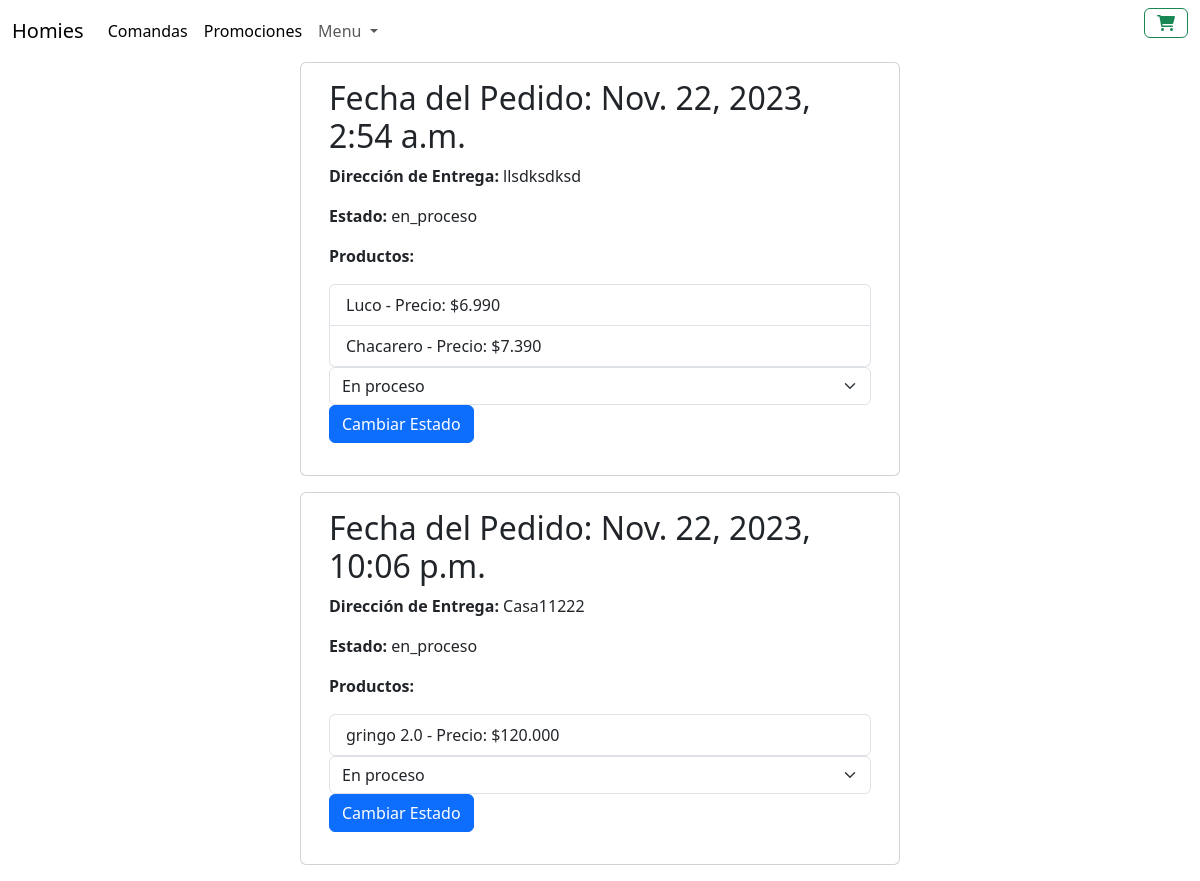
/pedido/, run on an earlier commit of the app's database.
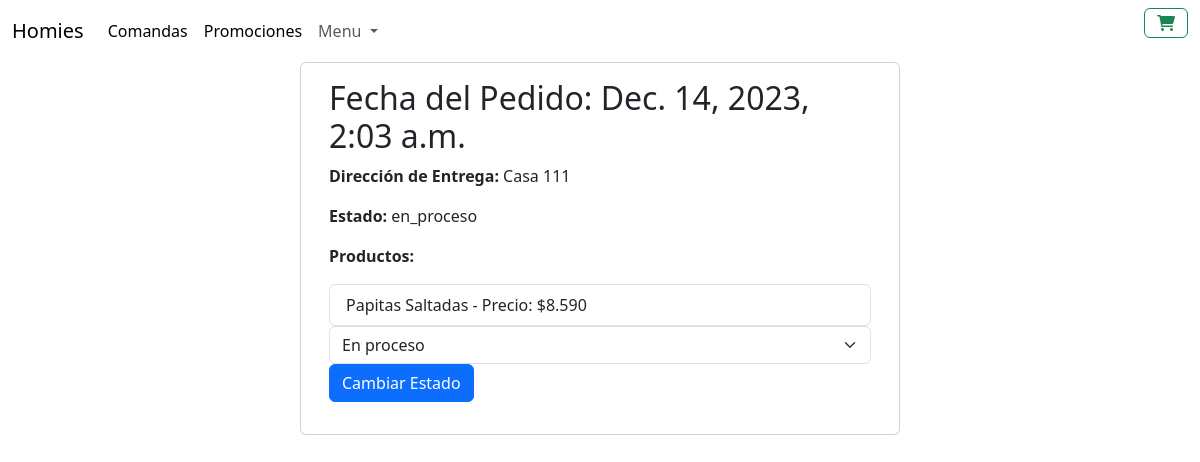
And on a later commit of the database.
### app/models.py (models this page shows, shortened)
class Pedido(models.Model):
    ESTADOS_PEDIDO = [
        ('en_proceso', 'En proceso'),
        ('enviado', 'Enviado'),
        ('entregado', 'Entregado'),
    ]
    productos = models.ManyToManyField(Producto)
    fecha_pedido = models.DateTimeField(auto_now_add=True)
    direccion_entrega = models.CharField(max_length=255)
    estado = models.CharField(max_length=20, choices=ESTADOS_PEDIDO, default='en_proceso')

class Producto(models.Model):
    nombre = models.CharField(max_length=200)
    descripcion = models.TextField()
    precio = models.DecimalField(max_digits=6, decimal_places=3)
    stock = models.IntegerField()
    fecha_creacion = models.DateTimeField(auto_now_add=True)
    categoria = models.ForeignKey(Categoria, on_delete=models.CASCADE)
    imagen = models.ImageField(upload_to="productos", null=True)
    cantidad = models.IntegerField(default=0)
    comentario = models.CharField(max_length=100,default="")
    SIMPLE = 'Simple'
    DOBLE = 'Doble'
    OPCIONES_HAMBURGUESA = [
        (SIMPLE, 'Hamburguesa Simple'),
        (DOBLE, 'Hamburguesa Doble'),
    ]
    tipo_hamburguesa = models.CharField(
        max_length=10,
        choices=OPCIONES_HAMBURGUESA,
        default=SIMPLE,
    )

### app/views.py (the view)
# urls.py: path('pedido/', pedido, name="pedido"),
def pedido(request):
    pedidos = Pedido.objects.filter (estado = 'en_proceso')
    context = { 'pedidos': pedidos}
    return render(request,'app/pedido.html', context)

### app/templates/app/pedido.html (shortened to what this page needs)
{% extends 'app/base.html' %}
{% load static %}
{% block content %}
<!DOCTYPE html>
<html>
<head>
</head>
<body>
  <div class="container">
    <div class="row justify-content-center">
        {% for pedido in pedidos %}
            <div class="card mb-3" style="max-width: 600px;">
                <div class="card-body">
                    <h2 class="card-title">Fecha del Pedido: {{ pedido.fecha_pedido }}</h2>
                    <p class="card-text"><strong>Dirección de Entrega:</strong> {{ pedido.direccion_entrega }}</p>
                    <p class="card-text"><strong>Estado:</strong> {{ pedido.estado }}</p>
                    <p class="card-text"><strong>Productos:</strong></p>
                    <ul class="list-group">
                        {% for producto in pedido.productos.all %}
                            <li class="list-group-item">{{ producto.nombre }} - Precio: ${{ producto.precio }}</li>
                        {% endfor %}
                    </ul>
                    <form method="post" action="{% url 'cambiar_estado_pedido' pedido.id %}">
                        <select class="form-select" name="nuevo_estado">
                            {% for choice in pedido.ESTADOS_PEDIDO %}
                                <option value="{{ choice.0 }}" {% if choice.0 == pedido.estado %}selected{% endif %}>{{ choice.1 }}</option>
                            {% endfor %}
                        </select>
                        <button type="submit" class="btn btn-primary">Cambiar Estado</button>
                    </form>
                </div>
            </div>
        {% endfor %}
    </div>
</div>
</body>
</html>
{% endblock %}

What changed in the data, as far as the page shows it:
no longer on this page (row edited): Pedido: fecha_pedido "Nov. 22, 2023, 2:54 a.m.", direccion_entrega "llsdksdksd", estado "en_proceso", nuevo_estado "En proceso"
no longer on this page (row unchanged): Producto: nombre "Luco", precio "6.990", shown under "Nov. 22, 2023, 2:54 a.m."
no longer on this page (row unchanged): Producto: nombre "Chacarero", precio "7.390", shown under "Nov. 22, 2023, 2:54 a.m."
no longer on this page (row edited): Pedido: fecha_pedido "Nov. 22, 2023, 10:06 p.m.", direccion_entrega "Casa11222", estado "en_proceso", nuevo_estado "En proceso"
no longer on this page (row unchanged): Producto: nombre "gringo 2.0", precio "120.000", shown under "Nov. 22, 2023, 10:06 p.m."
added Pedido: fecha_pedido "Dec. 14, 2023, 2:03 a.m.", direccion_entrega "Casa 111", estado "en_proceso", nuevo_estado "En proceso"
now on this page (row unchanged): Producto: nombre "Papitas Saltadas", precio "8.590", shown under "Dec. 14, 2023, 2:03 a.m."
